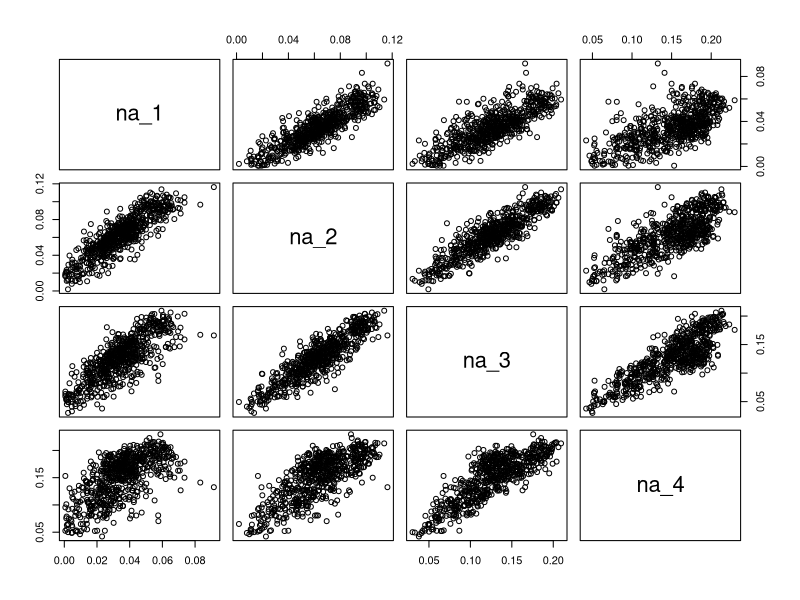

The R script that drew this image: (Note: this script raises an error after producing the figure.)
## ---- chunk 1
knitr::opts_chunk$set(echo = TRUE, error=TRUE)
## ---- chunk 2
mic = read.table("data/MicrobesStoichiometry.txt", header = TRUE)
levels(mic$species)<-c("Pec","Ver") # just to make shorter labels on axes
names(mic)
## ---- chunk 3
mic$NP<-factor(mic$NP)
mic<-subset(mic,subset=(NP==5) )
mic<-droplevels(mic)
## ---- chunk 4
plot(mic[,grep("na",names(mic))])
# strong correlations suggest redundant information in those na-signatures
mic$na_avg<-apply(scale(mic[,grep("na",names(mic))]),1,mean)
# this is a good average na-signature, due to scaling all 4 have same weight
## ---- chunk 5
# could check distribution within each bottle
i<-0
i<-i+1
levels(mic$bottle)
hist(mic$na_avg[mic$all.treat==levels(mic$all.treat)[i]])
# just rerun last two lines to get some histograms
# could also just plot all 60 or maybe at least some of them
layout(matrix(1:36,nrow=6,ncol=6))
old.par<-par # to keep graphical pars
par(mar=c(0,0,0,0))
for(i in 1:30) {
  hist(mic$na_avg[mic$all.treat==levels(mic$all.treat)[i]],xlab="",ylab="",main="",xaxt="n",yaxt="n",col="grey",freq=FALSE)
  lines(density(mic$na_avg[mic$all.treat==levels(mic$all.treat)[i]]))
}
# not all bottles generate ND data, maybe median is better measure for location within each bottle than mean
# now averaging data within each bottle
na_bt_med<-tapply(mic$na_avg,INDEX=mic$all.treat,median)
species<-factor(substr(names(na_bt_med),start=0,stop=3))
phase<-factor(substr(names(na_bt_med),start=5,stop=7))
mic1<-data.frame(species,phase,na_bt_med) # not used any further here

# same operation smarter with aggregate() instead
mic<-mic[,-2] # individual scan id, aggregation will make this factor meaningless
mic2<-aggregate(.~all.treat+species+phase+NP+bottle,data=mic,FUN=median)
# compare shape and size of mic vs. mic2!
## ---- chunk 6
# could do separate tests for each species, but two-way ANOVA is more efficient and could help to find an interesting interaction effect
combfac<-paste(mic2$species,mic2$phase,sep="_")
bartlett.test(mic2$na_avg~combfac)
boxplot(na_avg~species*phase,data=mic2)
# --> variances assumed as homogeneous
hist(unlist(tapply(mic2$na_avg,combfac,scale))) # quick and dirt check says ND may be given ;-)
an<-aov(na_avg~species*phase,data=mic2)
summary(an)
# interaction not significant, thus in principal no post-hoc tests needed unless groupwise comparisons interesting
TukeyHSD(an)

# making an appropriate graph
# Anova tests differences in locations=means, thus boxplots are not really appropriate
means<-tapply(mic2$na_avg,combfac,mean)
sds<-tapply(mic2$na_avg,combfac,sd)
plot(c(1:4),means,xlim=c(0.5,4.5),ylim=c(-1.5,1.5),ylab="avg nucleic acid signature", xlab="",xaxt="n",bty="l")
arrows(x0=c(1:4),y0=means-sds,y1=means+sds,angle=90,code=3)
axis(side=1,at=c(1:4),labels=names(means))
text(c(1:4),means,labels=c("a","b","b","b"),pos=4)
# obvious some things could still be improved, like using different symbols and symbol colors for the treatments  
## ---- chunk 7
mic = read.table("data/MicrobesStoichiometry.txt", header = TRUE)
levels(mic$species)<-c("Pec","Ver") # just to make shorter labels on axes
mic$NP<-factor(mic$NP)
mic<-subset(mic,subset=((NP==5 | NP==50) & phase=="log"))
mic<-droplevels(mic)
mic$na_avg<-apply(scale(mic[,grep("na",names(mic))]),1,mean)
mic<-mic[,-c(2)]
mic_agg<-aggregate(.~all.treat+species+phase+NP+bottle,data=mic,FUN=median)
mic_agg$combfac<-paste(substr(mic_agg$species,0,3),mic_agg$NP,sep="_")

table(mic_agg$combfac)
bartlett.test(na_avg~combfac,data=mic_agg)
boxplot(na_avg~species*NP,data=mic_agg)
# variances seem homogeneous
hist(unlist(tapply(mic_agg$na_avg,mic_agg$combfac,scale))) # ok
an<-aov(na_avg~species*NP,data=mic_agg)
summary(an)
# interaction significant
# thus post-hoc tests more important
TukeyHSD(an)

# making an appropriate graph
# Anova tests differences in locations=means, thus boxplots are not really appropriate
means<-tapply(mic_agg$na_avg,mic_agg$combfac,mean)
sds<-tapply(mic_agg$na_avg,mic_agg$combfac,sd)
plot(c(1:4),means,xlim=c(0.5,4.5),ylim=c(-1.5,1.5),ylab="avg nucleic acid signature",xlab="",xaxt="n",bty="l")
arrows(x0=c(1:4),y0=means-sds,y1=means+sds,angle=90,code=3)
axis(side=1,at=c(1:4),labels=names(means))
text(c(1:4),means,labels=c("a","b","b","a,b"),pos=4)
# obvious some things could still be improved, like using different symbols and symbol colors for the treatments  
## ---- chunk 8
hucho = read.table("data/HuchoRatschan2012.txt", header = TRUE)
## ---- chunk 9
names(hucho)
plot(length~width,data=hucho)
plot(mass~log(discharge),data=hucho) # I go for this one, but several others may also make sense
humo1<-lm(mass~log(discharge),data=hucho)
summary(humo1)
abline(humo1)
coef(humo1)
## ---- chunk 10
boxplot(mass~population,data=hucho)
# anova-problem
hist(hucho$mass[hucho$population=="limited"]) # ND will anyway be hard to judge...
qqnorm(hucho$mass[hucho$population=="limited"])
qqnorm(hucho$mass[hucho$population=="medium"])
qqnorm(hucho$mass[hucho$population=="large"])
hist(unlist(tapply(hucho$mass,INDEX=hucho$population,FUN=scale)))
qqnorm(unlist(tapply(hucho$mass,INDEX=hucho$population,FUN=scale)))
shapiro.test(unlist(tapply(hucho$mass,INDEX=hucho$population,FUN=scale))) # check ND
bartlett.test(mass~population,data=hucho) # check var.hom.
humo2<-lm(mass~population,data=hucho)
summary(humo2)
anova(humo2)
# Anova population size does not affect fish size significantly
pairwise.t.test(hucho$mass,hucho$population,method="bonferroni",pool.sd=TRUE)
# pairwise no significant difference!
## ---- chunk 11
hucho$population<-factor(hucho$population)
levels(hucho$population) # check order of levels
plot(mass~log(discharge),data=hucho,col=hucho$population)
abline(humo1)
boxplot(humo1$residuals~hucho$population) # this residual analysis strongly hints at an effect of population!
humo3<-lm(mass~log(discharge)*population,data=hucho)

summary(humo3)
anova(humo3)
humo4<-lm(mass~log(discharge)+population,data=hucho)
anova(humo4)
summary(humo4)

plot(mass~log(discharge),data=hucho,col=c("green","red","black"))
abline(a=coef(humo4)[1],b=coef(humo4)[2],col="green")
abline(a=coef(humo4)[1]+coef(humo4)[3],b=coef(humo4)[2],col="red")
abline(a=coef(humo4)[1]+coef(humo4)[4],b=coef(humo4)[2],col="black")
